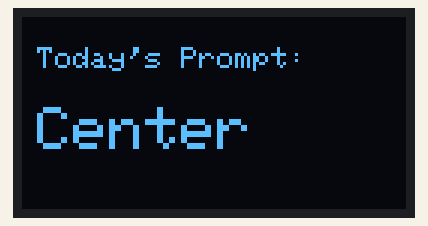
Recording of a sketch running on a simulated Arduino Uno, built with avr-gcc and run on an emulated ATmega328P. Shown: 128×64 one-colour display. Random numbers use the default seed unless the sketch sets one.

Above: at 0.1 s.

The sketch:

Art_Prompt_Magnet.ino
```cpp
/*********
  Original Starter Code OLED Display Hello World Program: Rui Santos
  Complete project details at https://randomnerdtutorials.com

  New Code To make Prompter: Mphatso Simbao
*********/

/*********
Make sure to place connect the display's pins according to the tutorial below:

https://randomnerdtutorials.com/guide-for-oled-display-with-arduino/
*********/

#include <Wire.h>
#include <Adafruit_GFX.h>
#include <Adafruit_SSD1306.h>

#define SCREEN_WIDTH 128 // OLED display width, in pixels
#define SCREEN_HEIGHT 64 // OLED display height, in pixels

// Prompt Array
char *words[]={
"Clouds",
"Moon",
"Sunflower",
"Diversity",
"Butterfly",
"Heart",
"Flower",
"Freedom",
"Patience",
"Soul",
"Sparkles",
"Hero",
"Divine",
"Sky",
"Lace",
"Pattern",
"Leaves",
"Love",
"Center",
"Messy",
"Vintage",
"Secret",
"Wings",
"Cactus",
"Liberty",
"Bloom",
"Muse",
"Light",
"Black",
"Justice",
"Proud"

//Add more words with commas and double qoutation marks as needed.

};

//Index for Random Word
long randWordIndex;

// Declaration for an SSD1306 display connected to I2C (SDA, SCL pins)
Adafruit_SSD1306 display(SCREEN_WIDTH, SCREEN_HEIGHT, &Wire, -1);

void setup() {
  Serial.begin(115200);

  //Random Seed
  randomSeed(analogRead(0));

  if(!display.begin(SSD1306_SWITCHCAPVCC, 0x3C)) { // Address 0x3D for 128x64
    Serial.println(F("SSD1306 allocation failed"));
    for(;;);
  }

}

void loop() {

  //Get Random Index
  randWordIndex = random(sizeof(words)/sizeof(char*));

  display.clearDisplay();
  display.setTextColor(WHITE);

  // Display static text
  display.setTextSize(1);
  display.setCursor(5, 10);
  display.println("Today's Prompt:");
  display.println("");

  //Print Random Word
  display.setTextSize(2);
  display.setCursor(5, 30);
  display.println(words[randWordIndex]);
  display.display();

  delay(86400000);
}
```
